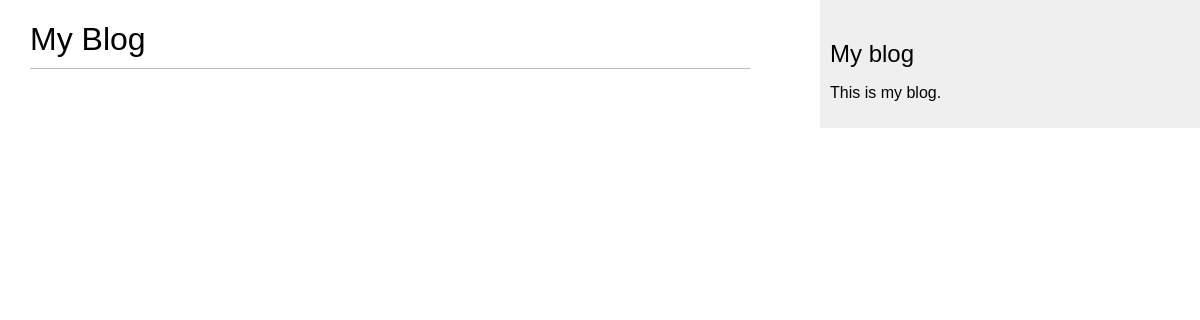
/blog/, run on an earlier commit of the app's database.
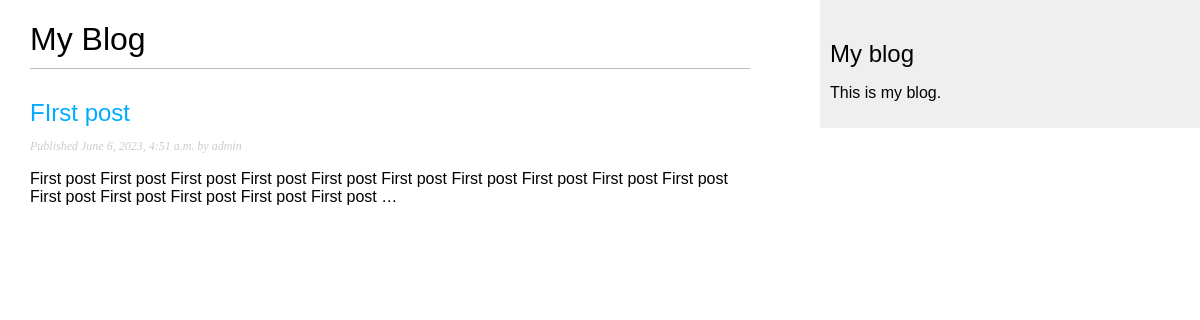
And on a later commit of the database.
### blog/models.py (models this page shows, shortened)
class Post(models.Model):
    class Status(models.TextChoices):
        DRAFT = 'DF', 'Draft'
        PUBLISHED = 'PB', 'Published'
    title = models.CharField(max_length=250)
    slug = models.SlugField(max_length=250)
    body = models.TextField()
    publish = models.DateTimeField(default=timezone.now)
    created = models.DateTimeField(auto_now_add=True)
    update = models.DateTimeField(auto_now=True)
    status = models.CharField(max_length=2,
                              choices=Status.choices,
                              default=Status.DRAFT)
    author = models.ForeignKey(User,
                               on_delete=models.CASCADE,
                               related_name='blog_posts')
    objects = models.Manager()
    published = PublishedManager()
    class Meta:
        ordering = ['-publish']
        indexes = [
            models.Index(fields=['-publish'])
        ]

### blog/views.py (the view)
# urls.py: path('', views.post_list, name='post_list'),
def post_list(request):
    posts = Post.published.all()
    return render(request,
                  'blog/post/list.html',
                  {'posts': posts})

### blog/models.py (called while the page is built)
    def get_queryset(self):
        return super().get_queryset()\
            .filter(status=Post.Status.PUBLISHED)

### blog/templates/blog/post/list.html (shortened to what this page needs)
{% extends "blog/base.html" %}
{% block content %}
  <h1>My Blog</h1>
  {% for post in posts %}
    <h2>
      <a href="{% url 'blog:post_detail' post.id %}">
        {{ post.title }}
      </a>
    </h2>
    <p class="date">
      Published {{ post.publish }} by {{ post.author }}
    </p>
    {{ post.body|truncatewords:30|linebreaks }}
  {% endfor %}
{% endblock %}

### blog/templates/blog/base.html (shortened to what this page needs)
{% load static %}
<!DOCTYPE html>
<html>
<head>
  <link href="{% static "css/blog.css" %}" rel="stylesheet">
</head>
<body>
  <div id="content">
    {% block content %}
    {% endblock %}
  </div>
  <div id="sidebar">
    <h2>My blog</h2>
    <p>This is my blog.</p>
  </div>
</body>
</html>

### blog/static/css/blog.css (style rules this page uses)
body { margin:0; padding:0; font-family:helvetica, sans-serif; }
a { color:#00abff; text-decoration:none; }
h1 { font-weight:normal; border-bottom:1px solid #bbb; padding:0 0 10px 0; }
h2 { font-weight:normal; margin:30px 0 0; }
#content { float:left; width:60%; padding:0 0 0 30px; }
#sidebar { float:right; width:30%; padding:10px; background:#efefef; height:100%; }
p.date { color:#ccc; font-family: georgia, serif; font-size: 12px; font-style: italic; }

What changed in the data, as far as the page shows it:
added Post: title "FIrst post", publish "June 6, 2023, 4:51 a.m.", author "admin", body "First post First post First post First post First post First post First post First post First post First post First post First post First post First post First post …"
